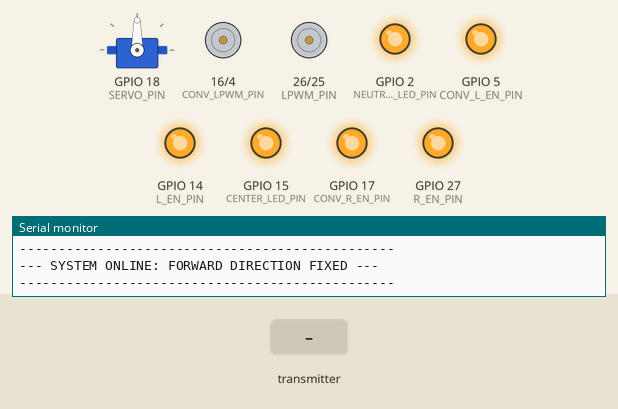
Recording of a sketch running on a simulated ESP32. On the bench: servo, motor-driver pin pairs drawn as motors (green arrow = first pin HIGH = forward, orange = second pin HIGH = backward, longer = more drive), output pins drawn as LEDs (lit = HIGH), the last lines printed to the serial monitor. The inputs (shaded band) are chosen by the test bench.

Above: at 3.2 s.
3.3 s: the transmitter starts sending drive = 0
At 3.7 s:
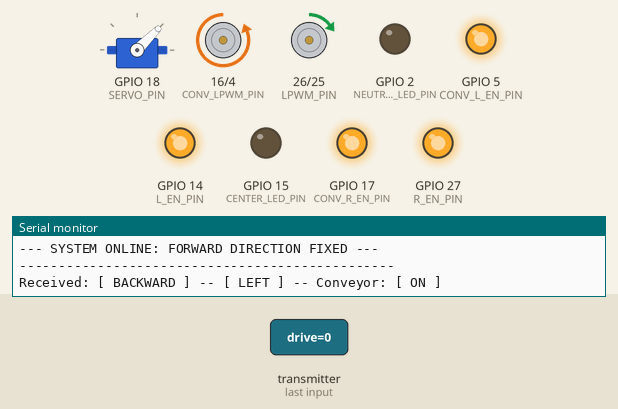
6.3 s: the transmitter starts sending steer = 2048
At 6.56 s:
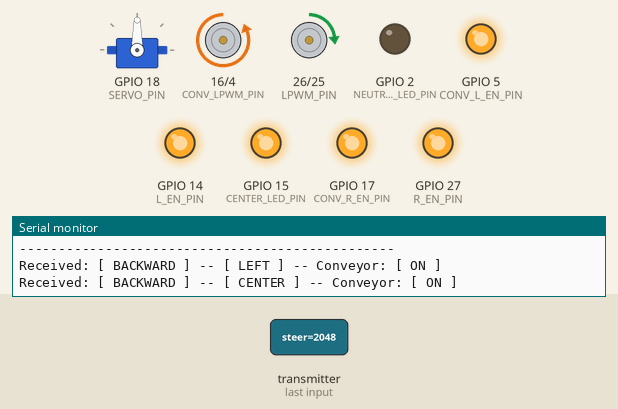
9.3 s: the transmitter starts sending drive = 2048
At 9.7 s:
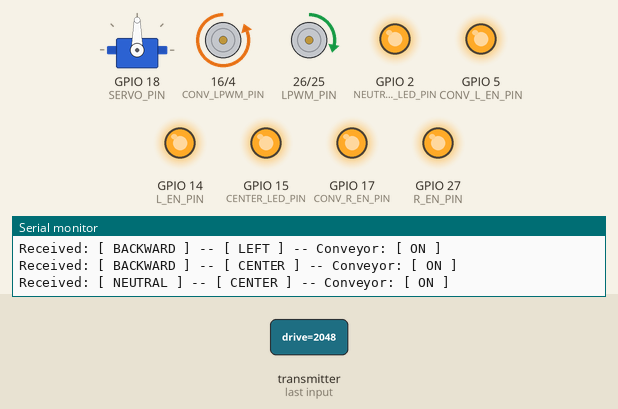
12.3 s: the transmitter starts sending steer = 0
At 12.7 s:
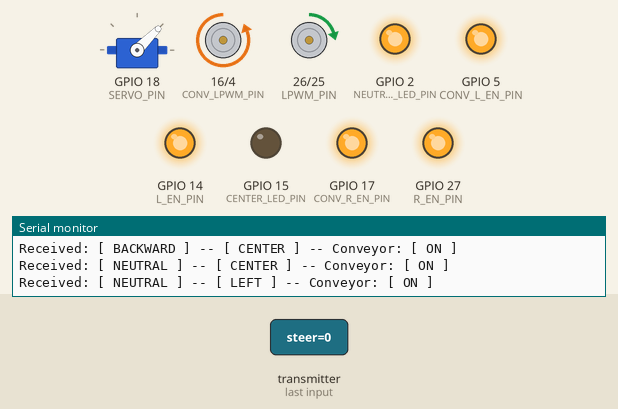
15.3 s: the transmitter starts sending bsrButton = 1
At 16.4 s:
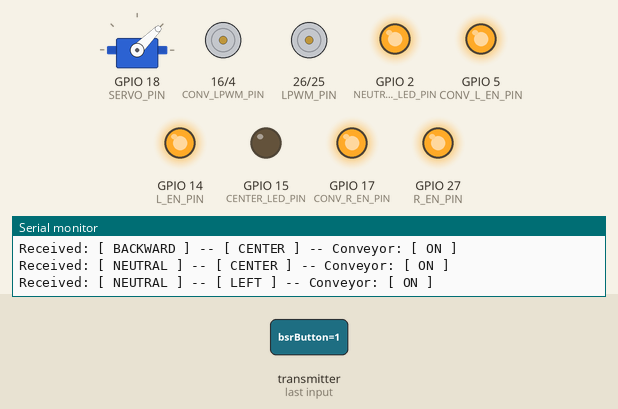
16.8 s: the transmitter starts sending drive = 1024
At 17.2 s:
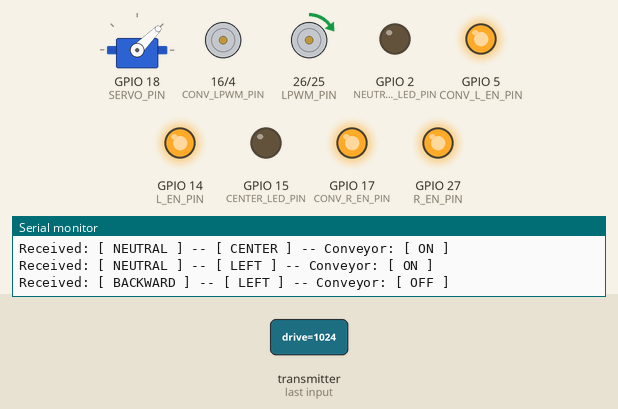
Timing chart, 0 to 24.8 s (numbered marks = the images above; inputs shaded):
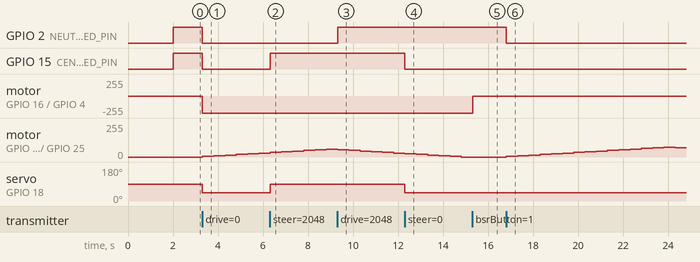

Measured:
- after the input at 3.3 s, GPIO 2 (NEUTRAL_LED_PIN), GPIO 15 (CENTER_LED_PIN): HIGH → LOW at once
- after the input at 6.3 s, GPIO 15 (CENTER_LED_PIN): LOW → HIGH at once; servo on GPIO 18 (SERVO_PIN): 45° → 90° at once
- after the input at 9.3 s, GPIO 2 (NEUTRAL_LED_PIN): LOW → HIGH at once
- after the input at 12.3 s, GPIO 15 (CENTER_LED_PIN): HIGH → LOW at once; servo on GPIO 18 (SERVO_PIN): 90° → 45° at once
- after the input at 15.3 s, motor on GPIO 16 (CONV_LPWM_PIN) / GPIO 4 (CONV_RPWM_PIN): backward 255/255 → stopped at once
- after the input at 16.8 s, GPIO 2 (NEUTRAL_LED_PIN): HIGH → LOW at once; motor on GPIO 26 (LPWM_PIN) / GPIO 25 (RPWM_PIN): rises from stopped to forward 75/255 in 7.0 s, then falls to forward 70/255 in 0.50 s

The sketch:

receiver.ino
```cpp
#include <esp_now.h>
#include <WiFi.h>
#include <ESP32Servo.h>

// --- HOTSPOT CONFIGURATION ---
const char* ap_ssid = "ESP32_RC_Car";
const char* ap_password = "Password123";

// --- PIN CONFIGURATION (Perfect Match to Your Layout) ---
#define SERVO_PIN 18
#define RPWM_PIN 25
#define LPWM_PIN 26
#define R_EN_PIN 27
#define L_EN_PIN 14

#define CONV_RPWM_PIN 4
#define CONV_LPWM_PIN 16
#define CONV_R_EN_PIN 17
#define CONV_L_EN_PIN 5

// --- STATUS LED INDICATOR PINS ---
#define NEUTRAL_LED_PIN 2
#define CENTER_LED_PIN 15

Servo steeringServo;

typedef struct struct_message {
    int drive;
    int steer;
    int bsrButton;
} struct_message;

struct_message incomingData;
bool newDataAvailable = false;

String lastDriveState = "";
String lastSteerState = "";

// --- PROTECTION & RAMPING VARIABLES ---
int currentSpeedRPWM = 0;
int currentSpeedLPWM = 0;
const int RAMPING_STEP = 5;

void OnDataRecv(const esp_now_recv_info *info, const uint8_t *incomingDataPtr, int len) {
    memcpy(&incomingData, incomingDataPtr, sizeof(incomingData));
    newDataAvailable = true;
}

void setup() {
    Serial.begin(115200);
    delay(2000);

    WiFi.mode(WIFI_AP);
    WiFi.softAP(ap_ssid, ap_password);

    Serial.println("\n------------------------------------------------");
    Serial.println("--- SYSTEM ONLINE: FORWARD DIRECTION FIXED ---");
    Serial.println("------------------------------------------------");

    pinMode(NEUTRAL_LED_PIN, OUTPUT);
    pinMode(CENTER_LED_PIN, OUTPUT);
    digitalWrite(NEUTRAL_LED_PIN, HIGH);
    digitalWrite(CENTER_LED_PIN, HIGH);

    ESP32PWM::allocateTimer(0);
    steeringServo.setPeriodHertz(50);
    steeringServo.attach(SERVO_PIN, 500, 2400);

    pinMode(RPWM_PIN, OUTPUT); pinMode(LPWM_PIN, OUTPUT);
    pinMode(R_EN_PIN, OUTPUT); pinMode(L_EN_PIN, OUTPUT);
    digitalWrite(R_EN_PIN, HIGH); digitalWrite(L_EN_PIN, HIGH);

    pinMode(CONV_RPWM_PIN, OUTPUT); pinMode(CONV_LPWM_PIN, OUTPUT);
    pinMode(CONV_R_EN_PIN, OUTPUT); pinMode(CONV_L_EN_PIN, OUTPUT);
    digitalWrite(CONV_R_EN_PIN, HIGH); digitalWrite(CONV_L_EN_PIN, HIGH);

    if (esp_now_init() != ESP_OK) {
        Serial.println("Error initializing ESP-NOW");
        return;
    }
    esp_now_register_recv_cb(OnDataRecv);
}

void loop() {
    if (newDataAvailable) {
        newDataAvailable = false;

        // 1. STEERING LOGIC & LED DIRECTION INDICATOR
        int steerValue = incomingData.steer;
        int servoAngle = 90;

        if (steerValue > 2500) {
            servoAngle = map(steerValue, 2500, 4095, 90, 135);
            digitalWrite(CENTER_LED_PIN, LOW);
        } else if (steerValue < 1500) {
            servoAngle = map(steerValue, 1500, 0, 90, 45);
            digitalWrite(CENTER_LED_PIN, LOW);
        } else {
            servoAngle = 90;
            digitalWrite(CENTER_LED_PIN, HIGH);
        }
        steeringServo.write(servoAngle);

        // 2. MAIN REAR DRIVE (FIXED DIRECTION LOGIC)
        int motorValue = incomingData.drive;
        int targetSpeedRPWM = 0;
        int targetSpeedLPWM = 0;

        if (motorValue > 2500) {
            // Forward Engine
            targetSpeedRPWM = map(motorValue, 2500, 4095, 0, 226);
            targetSpeedLPWM = 0;
            digitalWrite(NEUTRAL_LED_PIN, LOW);
        } else if (motorValue < 1500) {
            // Backward Engine
            targetSpeedRPWM = 0;
            targetSpeedLPWM = map(motorValue, 1500, 0, 0, 226);
            digitalWrite(NEUTRAL_LED_PIN, LOW);
        } else {
            // Neutral Engine
            targetSpeedRPWM = 0;
            targetSpeedLPWM = 0;
            digitalWrite(NEUTRAL_LED_PIN, HIGH);
        }

        // Software Ramping Engine (Soft Start / Soft Shifting)
        if (currentSpeedRPWM < targetSpeedRPWM) currentSpeedRPWM += RAMPING_STEP;
        else if (currentSpeedRPWM > targetSpeedRPWM) currentSpeedRPWM -= RAMPING_STEP;

        if (currentSpeedLPWM < targetSpeedLPWM) currentSpeedLPWM += RAMPING_STEP;
        else if (currentSpeedLPWM > targetSpeedLPWM) currentSpeedLPWM -= RAMPING_STEP;

        analogWrite(RPWM_PIN, currentSpeedRPWM);
        analogWrite(LPWM_PIN, currentSpeedLPWM);

        // 3. CONVEYOR LOGIC
        if (incomingData.bsrButton == LOW) {
            analogWrite(CONV_RPWM_PIN, 255);
            analogWrite(CONV_LPWM_PIN, 0);
        } else {
            analogWrite(CONV_RPWM_PIN, 0);
            analogWrite(CONV_LPWM_PIN, 0);
        }

        // 4. CLEAN CONSOLE LOGGING
        String currentDriveState = "NEUTRAL";
        String currentSteerState = "CENTER";
        if (motorValue > 2500) currentDriveState = "FORWARD";
        else if (motorValue < 1500) currentDriveState = "BACKWARD";
        if (steerValue > 2500) currentSteerState = "RIGHT";
        else if (steerValue < 1500) currentSteerState = "LEFT";

        if (currentDriveState != lastDriveState || currentSteerState != lastSteerState) {
            Serial.print("Received: [ "); Serial.print(currentDriveState);
            Serial.print(" ] -- [ "); Serial.print(currentSteerState);
            Serial.print(" ] -- Conveyor: ");
            Serial.println(incomingData.bsrButton == LOW ? "[ ON ]" : "[ OFF ]");
            lastDriveState = currentDriveState;
            lastSteerState = currentSteerState;
        }
    }
    delay(10);
}
```
